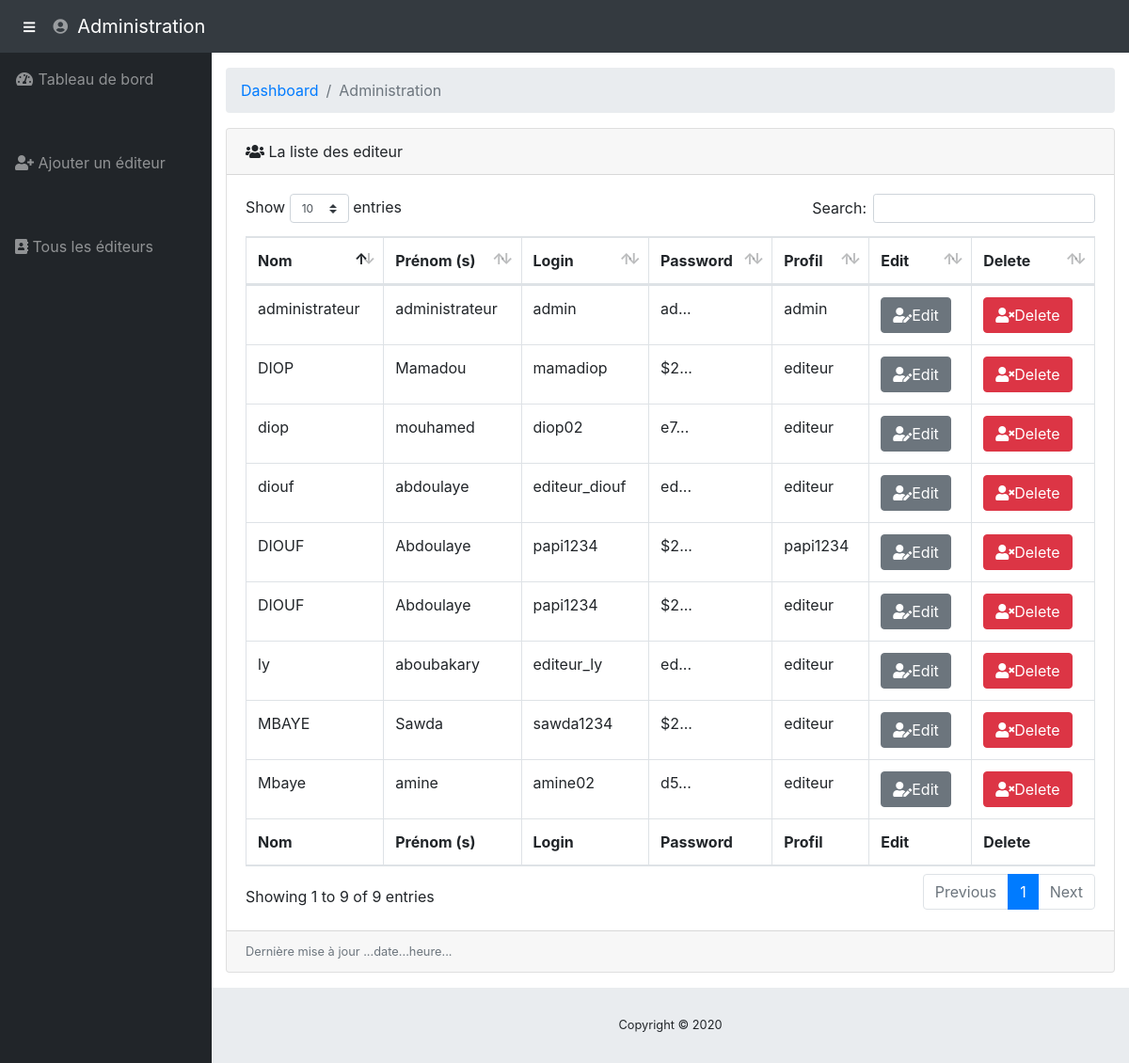
/projet-mglsi/admin/display-editors.php, run on the app's committed database.
### tables this page shows
CREATE TABLE IF NOT EXISTS `users` (
  `id` int(11) NOT NULL AUTO_INCREMENT,
  `nom` varchar(255) NOT NULL,
  `prenom` varchar(255) NOT NULL,
  `login` varchar(255) NOT NULL,
  `password` varchar(255) NOT NULL,
  `profil` varchar(255) NOT NULL DEFAULT 'editeur',
  `type_user` int(11) NOT NULL,
  PRIMARY KEY (`id`)
);

### projet-mglsi/inc/crud_user.php (called while the page is built, shortened)
<?php
    function getAllUsers()
    {
		$bdd = new PDO('mysql:host=192.168.43.222;dbname=base_project;charset=utf8', 'projet', 'passer');
		$requete = 'SELECT * from Users';
		$rows = $bdd->query($requete);
		return $rows;
	}
?>

### projet-mglsi/admin/display-editors.php (the view, shortened to what this page needs)
<!DOCTYPE html>
<html lang="en">
  <head>
    <link href="../assets/vendor/bootstrap/css/bootstrap.min.css" rel="stylesheet">
    <link href="../assets/vendor/fontawesome-free/css/all.min.css" rel="stylesheet" type="text/css">
    <link href="../assets/vendor/datatables/dataTables.bootstrap4.css" rel="stylesheet">
    <link href="../assets/css/sb-admin.css" rel="stylesheet">
  </head>
  <body id="page-top">
    <nav class="navbar navbar-expand navbar-dark bg-dark static-top">
      <button class="btn btn-link btn-sm text-white order-1 order-sm-0" id="sidebarToggle" href="#">
        <i class="fas fa-bars"></i>
      </button>
      <ul class="navbar-nav ml-auto ml-md-0">
        <li class="nav-item dropdown no-arrow">
          <a class="nav-link dropdown-toggle" href="#" id="userDropdown" role="button" data-toggle="dropdown" aria-haspopup="true" aria-expanded="false">
            <i class="fas fa-user-circle fa-fw"></i>
          </a>
        </li>
      </ul>
      <a class="navbar-brand mr-1" href="administ.php">Administration</a>
    </nav>
    <div id="wrapper">
      <ul class="sidebar navbar-nav">
        <li class="nav-item">
          <a class="nav-link" href="administ.php">
            <i class="fas fa-fw fa-tachometer-alt"></i>
            <span>Tableau de bord</span>
          </a>
        </li>
        <li class="nav-item">
          <a class="nav-link" href="register.php">
            <i class="fas fa-user-plus"></i>
            <span>Ajouter un éditeur</span></a>
        </li>
        <li class="nav-item">
          <a class="nav-link" href="display-editors.php">
            <i class="fas fa-address-book"></i>
            <span>Tous les éditeurs</span></a>
        </li>
      </ul>
      <div id="content-wrapper">
        <div class="container-fluid">
          <ol class="breadcrumb">
            <li class="breadcrumb-item">
              <a href="#">Dashboard</a>
            </li>
            <li class="breadcrumb-item active">Administration</li>
          </ol>
          <div class="card mb-3">
            <div class="card-header">
              <i class="fas fa-users"></i>
              La liste des editeur
              </div>
            <div class="card-body">
              <div class="table-responsive">
                <table class="table table-bordered" id="dataTable" width="100%" cellspacing="0">
                  <thead>
                    <tr>
                      <th>Nom</th>
                      <th>Prénom (s)</th>
                      <th>Login</th>
                      <th>Password</th>
                      <th>Profil</th>
                      <th>Edit</th>
                      <th>Delete</th>
                    </tr>
                  </thead>
                  <tfoot>
                    <tr>
                      <th>Nom</th>
                      <th>Prénom (s)</th>
                      <th>Login</th>
                      <th>Password</th>
                      <th>Profil</th>
                      <th>Edit</th>
                      <th>Delete</th>
                    </tr>
                  </tfoot>
                  <tbody>
                    <?php
                      require_once '../inc/crud_user.php';
                      $users = getAllUsers();
                      foreach ($users as $user) {
                    ?>
                    <tr>
                      <td><?= $user['nom'] ?></td>
                      <td><?= $user['prenom'] ?></td>
                      <td><?= $user['login'] ?></td>
                      <td><?= substr($user['password'], 0, 2) . '...' ?></td>
                      <td><?= $user['profil'] ?></td>
                      <td><a href="update.html" class="btn btn-secondary"><i class="fas fa-user-edit"></i>Edit</a></td>
                      <td><a href="#delete" class="btn btn-danger"><i class="fas fa-user-times"></i>Delete</a></td>
                    </tr>
                    <?php } ?>
                  </tbody>
                </table>
              </div>
            </div>
            <div class="card-footer small text-muted">Dernière mise à jour ...date...heure...</div>
          </div>
        <footer class="sticky-footer">
          <div class="container my-auto">
            <div class="copyright text-center my-auto">
              <span>Copyright © 2020</span>
            </div>
          </div>
        </footer>
      </div>
    </div>
  </body>
</html>

### projet-mglsi/assets/css/sb-admin.css (style rules this page uses)
html { position: relative; min-height: 100%; }
body { height: 100%; }
#wrapper { display: -webkit-box; display: -ms-flexbox; display: flex; }
#wrapper #content-wrapper { overflow-x: hidden; width: 100%; padding-top: 1rem; padding-bottom: 80px; }
.navbar-nav .nav-item.dropdown .dropdown-toggle::after { width: 1rem; text-align: center; float: right; vertical-align: 0; border: 0; font-weight: 900; content: '\f105'; font-family: 'Font Awesome 5 Free'; }
.navbar-nav .nav-item.dropdown.no-arrow .dropdown-toggle::after { display: none; }
.sidebar { width: 90px !important; background-color: #212529; min-height: calc(100vh - 56px); }
.sidebar .nav-item:last-child { margin-bottom: 1rem; }
.sidebar .nav-item .nav-link { text-align: center; padding: 0.75rem 1rem; width: 90px; }
.sidebar .nav-item .nav-link span { font-size: 0.65rem; display: block; }
.sidebar .nav-item .nav-link { color: rgba(255, 255, 255, 0.5); }
@media (min-width: 768px) { .sidebar { width: 225px !important; } }
@media (min-width: 768px) { .sidebar .nav-item .nav-link { display: block; width: 100%; text-align: left; padding: 1rem; width: 225px; } }
@media (min-width: 768px) { .sidebar .nav-item .nav-link span { font-size: 1rem; display: inline; } }
:root { --input-padding-x: 0.75rem; --input-padding-y: 0.75rem; }
footer.sticky-footer { display: -webkit-box; display: -ms-flexbox; display: flex; position: absolute; right: 0; bottom: 0; width: calc(100% - 90px); height: 80px; background-color: #e9ecef; }
footer.sticky-footer .copyright { line-height: 1; font-size: 0.8rem; }
@media (min-width: 768px) { footer.sticky-footer { width: calc(100% - 225px); } }

### data on the page
users: nom "administrateur", prenom "administrateur", login "admin", password "ad", profil "admin"
users: nom "diouf", prenom "abdoulaye", login "editeur_diouf", password "ed", profil "editeur"
users: nom "ly", prenom "aboubakary", login "editeur_ly", password "ed", profil "editeur"
users: nom "MBAYE", prenom "Sawda", login "sawda1234", password "$2", profil "editeur"
users: nom "DIOUF", prenom "Abdoulaye", login "papi1234", password "$2", profil "papi1234"
users: nom "DIOUF", prenom "Abdoulaye", login "papi1234", password "$2", profil "editeur"
users: nom "Mbaye", prenom "amine", login "amine02", password "d5", profil "editeur"
users: nom "DIOP", prenom "Mamadou", login "mamadiop", password "$2", profil "editeur"
users: nom "diop", prenom "mouhamed", login "diop02", password "e7", profil "editeur"
